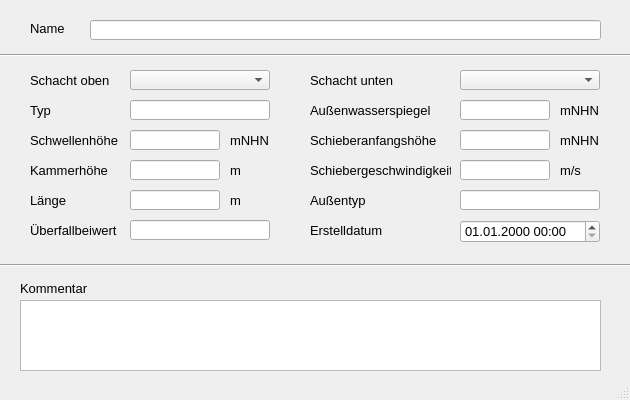
<?xml version="1.0" encoding="UTF-8"?>
<ui version="4.0">
 <class>MainWindow</class>
 <widget class="QMainWindow" name="MainWindow">
  <property name="geometry">
   <rect>
    <x>0</x>
    <y>0</y>
    <width>630</width>
    <height>400</height>
   </rect>
  </property>
  <property name="minimumSize">
   <size>
    <width>630</width>
    <height>400</height>
   </size>
  </property>
  <property name="font">
   <font>
    <family>Tahoma</family>
    <pointsize>10</pointsize>
   </font>
  </property>
  <property name="windowTitle">
   <string>Wehr</string>
  </property>
  <widget class="QWidget" name="centralwidget">
   <widget class="QLabel" name="label">
    <property name="geometry">
     <rect>
      <x>30</x>
      <y>20</y>
      <width>60</width>
      <height>16</height>
     </rect>
    </property>
    <property name="text">
     <string>Name</string>
    </property>
   </widget>
   <widget class="QLabel" name="label_54">
    <property name="geometry">
     <rect>
      <x>30</x>
      <y>100</y>
      <width>80</width>
      <height>20</height>
     </rect>
    </property>
    <property name="text">
     <string>Typ</string>
    </property>
   </widget>
   <widget class="QLabel" name="label_61">
    <property name="geometry">
     <rect>
      <x>30</x>
      <y>220</y>
      <width>90</width>
      <height>20</height>
     </rect>
    </property>
    <property name="text">
     <string>Überfallbeiwert</string>
    </property>
   </widget>
   <widget class="QLabel" name="label_51">
    <property name="geometry">
     <rect>
      <x>310</x>
      <y>100</y>
      <width>141</width>
      <height>21</height>
     </rect>
    </property>
    <property name="text">
     <string>Außenwasserspiegel</string>
    </property>
   </widget>
   <widget class="QLabel" name="label_7">
    <property name="geometry">
     <rect>
      <x>30</x>
      <y>160</y>
      <width>80</width>
      <height>20</height>
     </rect>
    </property>
    <property name="text">
     <string>Kammerhöhe</string>
    </property>
   </widget>
   <widget class="QLabel" name="label_10">
    <property name="geometry">
     <rect>
      <x>310</x>
      <y>130</y>
      <width>141</width>
      <height>21</height>
     </rect>
    </property>
    <property name="text">
     <string>Schieberanfangshöhe</string>
    </property>
   </widget>
   <widget class="QLabel" name="label_11">
    <property name="geometry">
     <rect>
      <x>310</x>
      <y>190</y>
      <width>91</width>
      <height>21</height>
     </rect>
    </property>
    <property name="text">
     <string>Außentyp</string>
    </property>
   </widget>
   <widget class="QLabel" name="label_6">
    <property name="geometry">
     <rect>
      <x>30</x>
      <y>130</y>
      <width>90</width>
      <height>20</height>
     </rect>
    </property>
    <property name="text">
     <string>Schwellenhöhe</string>
    </property>
   </widget>
   <widget class="QLabel" name="label_17">
    <property name="geometry">
     <rect>
      <x>30</x>
      <y>190</y>
      <width>70</width>
      <height>20</height>
     </rect>
    </property>
    <property name="text">
     <string>Länge</string>
    </property>
   </widget>
   <widget class="QLabel" name="label_12">
    <property name="geometry">
     <rect>
      <x>310</x>
      <y>160</y>
      <width>141</width>
      <height>21</height>
     </rect>
    </property>
    <property name="text">
     <string>Schiebergeschwindigkeit</string>
    </property>
   </widget>
   <widget class="QLabel" name="label_3">
    <property name="geometry">
     <rect>
      <x>30</x>
      <y>70</y>
      <width>80</width>
      <height>20</height>
     </rect>
    </property>
    <property name="text">
     <string>Schacht oben</string>
    </property>
   </widget>
   <widget class="QLabel" name="label_9">
    <property name="geometry">
     <rect>
      <x>310</x>
      <y>70</y>
      <width>141</width>
      <height>21</height>
     </rect>
    </property>
    <property name="text">
     <string>Schacht unten</string>
    </property>
   </widget>
   <widget class="QLabel" name="label_70">
    <property name="geometry">
     <rect>
      <x>310</x>
      <y>220</y>
      <width>121</width>
      <height>21</height>
     </rect>
    </property>
    <property name="text">
     <string>Erstelldatum</string>
    </property>
   </widget>
   <widget class="Line" name="line">
    <property name="geometry">
     <rect>
      <x>0</x>
      <y>40</y>
      <width>631</width>
      <height>31</height>
     </rect>
    </property>
    <property name="orientation">
     <enum>Qt::Horizontal</enum>
    </property>
   </widget>
   <widget class="Line" name="line_2">
    <property name="geometry">
     <rect>
      <x>0</x>
      <y>250</y>
      <width>631</width>
      <height>31</height>
     </rect>
    </property>
    <property name="orientation">
     <enum>Qt::Horizontal</enum>
    </property>
   </widget>
   <widget class="QLabel" name="label_14">
    <property name="geometry">
     <rect>
      <x>20</x>
      <y>280</y>
      <width>81</width>
      <height>16</height>
     </rect>
    </property>
    <property name="text">
     <string>Kommentar</string>
    </property>
   </widget>
   <widget class="QLineEdit" name="wnam">
    <property name="geometry">
     <rect>
      <x>90</x>
      <y>20</y>
      <width>511</width>
      <height>20</height>
     </rect>
    </property>
   </widget>
   <widget class="QComboBox" name="schoben">
    <property name="geometry">
     <rect>
      <x>130</x>
      <y>70</y>
      <width>140</width>
      <height>20</height>
     </rect>
    </property>
   </widget>
   <widget class="QLineEdit" name="schwellenhoehe">
    <property name="geometry">
     <rect>
      <x>130</x>
      <y>130</y>
      <width>90</width>
      <height>20</height>
     </rect>
    </property>
   </widget>
   <widget class="QLineEdit" name="kammerhoehe">
    <property name="geometry">
     <rect>
      <x>130</x>
      <y>160</y>
      <width>90</width>
      <height>20</height>
     </rect>
    </property>
   </widget>
   <widget class="QLineEdit" name="laenge">
    <property name="geometry">
     <rect>
      <x>130</x>
      <y>190</y>
      <width>90</width>
      <height>20</height>
     </rect>
    </property>
   </widget>
   <widget class="QLineEdit" name="uebeiwert">
    <property name="geometry">
     <rect>
      <x>130</x>
      <y>220</y>
      <width>140</width>
      <height>20</height>
     </rect>
    </property>
   </widget>
   <widget class="QComboBox" name="schunten">
    <property name="geometry">
     <rect>
      <x>460</x>
      <y>70</y>
      <width>140</width>
      <height>20</height>
     </rect>
    </property>
   </widget>
   <widget class="QLineEdit" name="schieberhanf">
    <property name="geometry">
     <rect>
      <x>460</x>
      <y>130</y>
      <width>90</width>
      <height>20</height>
     </rect>
    </property>
   </widget>
   <widget class="QLineEdit" name="schiebergeschw">
    <property name="geometry">
     <rect>
      <x>460</x>
      <y>160</y>
      <width>90</width>
      <height>20</height>
     </rect>
    </property>
   </widget>
   <widget class="QLineEdit" name="aussenwsp">
    <property name="geometry">
     <rect>
      <x>460</x>
      <y>100</y>
      <width>90</width>
      <height>20</height>
     </rect>
    </property>
   </widget>
   <widget class="QLineEdit" name="aussentyp">
    <property name="geometry">
     <rect>
      <x>460</x>
      <y>190</y>
      <width>140</width>
      <height>20</height>
     </rect>
    </property>
   </widget>
   <widget class="QTextEdit" name="kommentar">
    <property name="geometry">
     <rect>
      <x>20</x>
      <y>300</y>
      <width>581</width>
      <height>71</height>
     </rect>
    </property>
   </widget>
   <widget class="QLineEdit" name="wehrtyp">
    <property name="geometry">
     <rect>
      <x>130</x>
      <y>100</y>
      <width>140</width>
      <height>20</height>
     </rect>
    </property>
   </widget>
   <widget class="QgsDateTimeEdit" name="createdat">
    <property name="geometry">
     <rect>
      <x>460</x>
      <y>220</y>
      <width>140</width>
      <height>23</height>
     </rect>
    </property>
    <property name="currentSection">
     <enum>QDateTimeEdit::DaySection</enum>
    </property>
    <property name="displayFormat">
     <string>dd.MM.yyyy HH:mm</string>
    </property>
   </widget>
   <widget class="QLabel" name="label_2">
    <property name="geometry">
     <rect>
      <x>230</x>
      <y>130</y>
      <width>51</width>
      <height>21</height>
     </rect>
    </property>
    <property name="text">
     <string>mNHN</string>
    </property>
   </widget>
   <widget class="QLabel" name="label_4">
    <property name="geometry">
     <rect>
      <x>230</x>
      <y>160</y>
      <width>31</width>
      <height>21</height>
     </rect>
    </property>
    <property name="text">
     <string>m</string>
    </property>
   </widget>
   <widget class="QLabel" name="label_5">
    <property name="geometry">
     <rect>
      <x>230</x>
      <y>190</y>
      <width>31</width>
      <height>21</height>
     </rect>
    </property>
    <property name="text">
     <string>m</string>
    </property>
   </widget>
   <widget class="QLabel" name="label_8">
    <property name="geometry">
     <rect>
      <x>560</x>
      <y>100</y>
      <width>51</width>
      <height>21</height>
     </rect>
    </property>
    <property name="text">
     <string>mNHN</string>
    </property>
   </widget>
   <widget class="QLabel" name="label_13">
    <property name="geometry">
     <rect>
      <x>560</x>
      <y>130</y>
      <width>51</width>
      <height>21</height>
     </rect>
    </property>
    <property name="text">
     <string>mNHN</string>
    </property>
   </widget>
   <widget class="QLabel" name="label_15">
    <property name="geometry">
     <rect>
      <x>560</x>
      <y>160</y>
      <width>31</width>
      <height>21</height>
     </rect>
    </property>
    <property name="text">
     <string>m/s</string>
    </property>
   </widget>
  </widget>
  <widget class="QMenuBar" name="menubar">
   <property name="geometry">
    <rect>
     <x>0</x>
     <y>0</y>
     <width>630</width>
     <height>22</height>
    </rect>
   </property>
  </widget>
  <widget class="QStatusBar" name="statusbar"/>
 </widget>
 <customwidgets>
  <customwidget>
   <class>QgsDateTimeEdit</class>
   <extends>QDateTimeEdit</extends>
   <header>qgsdatetimeedit.h</header>
  </customwidget>
 </customwidgets>
 <tabstops>
  <tabstop>wnam</tabstop>
  <tabstop>schoben</tabstop>
  <tabstop>schunten</tabstop>
  <tabstop>wehrtyp</tabstop>
  <tabstop>aussenwsp</tabstop>
  <tabstop>schwellenhoehe</tabstop>
  <tabstop>schieberhanf</tabstop>
  <tabstop>kammerhoehe</tabstop>
  <tabstop>schiebergeschw</tabstop>
  <tabstop>laenge</tabstop>
  <tabstop>aussentyp</tabstop>
  <tabstop>uebeiwert</tabstop>
  <tabstop>createdat</tabstop>
  <tabstop>kommentar</tabstop>
 </tabstops>
 <resources/>
 <connections/>
</ui>
